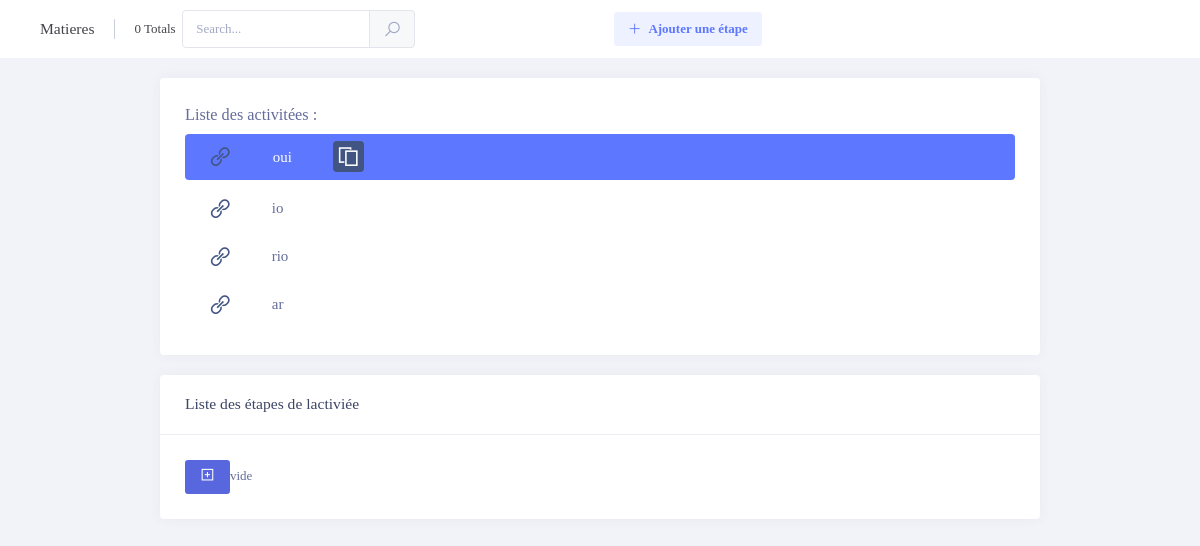
Before: /views/Backoffice/admin/activite/afficher.php with the older database file.
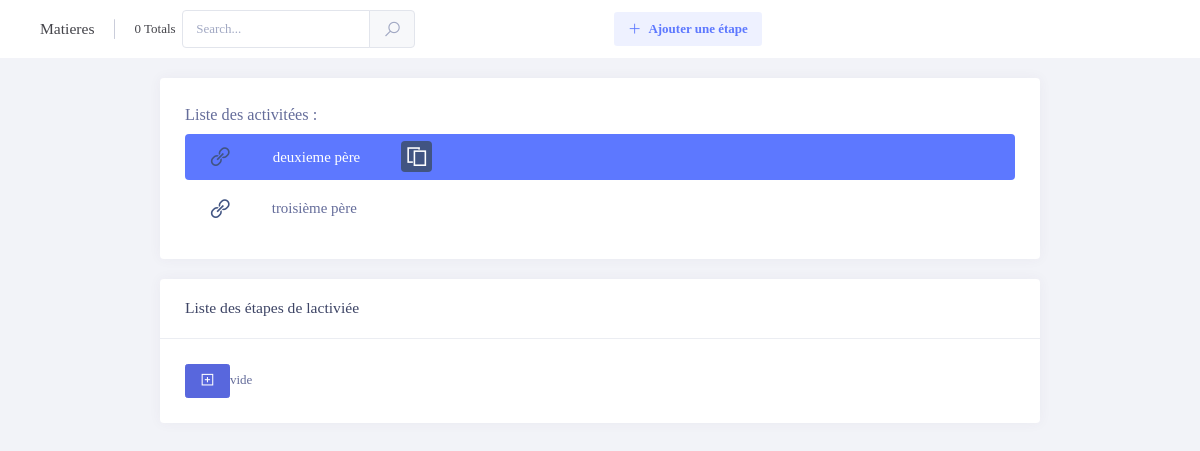
After: the same page with the newer database file.
### tables this page shows
CREATE TABLE IF NOT EXISTS `activite` (
  `id` int(11) NOT NULL AUTO_INCREMENT,
  `titre` varchar(255) DEFAULT NULL,
  `etat` int(11) DEFAULT NULL,
  `description` varchar(255) NOT NULL,
  PRIMARY KEY (`id`)
);

### entities/class_activiter.php (the view, shortened to what this page needs)
<?php
require_once "class_proccedure.php";
class activiter{
	public static function afficher($id){
		if($id==""){
		$requette=config::$bdd->query("select * from activite order by id asc limit 1");
		$data=$requette->fetch();
		$id=$data["id"];
		}
		$id=intval($id);
		  	$requette=config::$bdd->query("select * from activite");
                		while($data=$requette->fetch()){
					echo '<li style="border-radius:4px;" class="kt-nav__item ';
if(intval($data["id"])==$id){
	echo " kt-nav__item--active ";
}
					echo '"';
			echo '>
                                <a href="afficher.php?id='.$data["id"].'" class="kt-nav__link"> <i class="la la-link mr-5" style="font-size:25px;color:#415482;"></i>';
if(intval($data["id"])==$id){
	echo ' <table><tr><td><span class="kt-nav__link-text">'.$data["titre"].'</span></td><td><i class="la la-copy ml-5 lii" data-toggle="modal" data-target="#exampleModal2" style="font-size:25px;color:white;background-color:#415482;padding:3px;border-radius:4px;" data-skin="brand" title="" data-original-title="Brand skin"></i></td></tr></table> ';
}else{
	echo '<span class="kt-nav__link-text">'.$data["titre"].'</span>';
}
                                echo '</a>';
echo '
                            </li>';
                		}
	}
}
?>

Changed rows visible on the page:
removed activite: titre "oui"
removed activite: titre "io"
removed activite: titre "rio"
removed activite: titre "ar"
added activite: titre "deuxieme père"
added activite: titre "troisième père"
